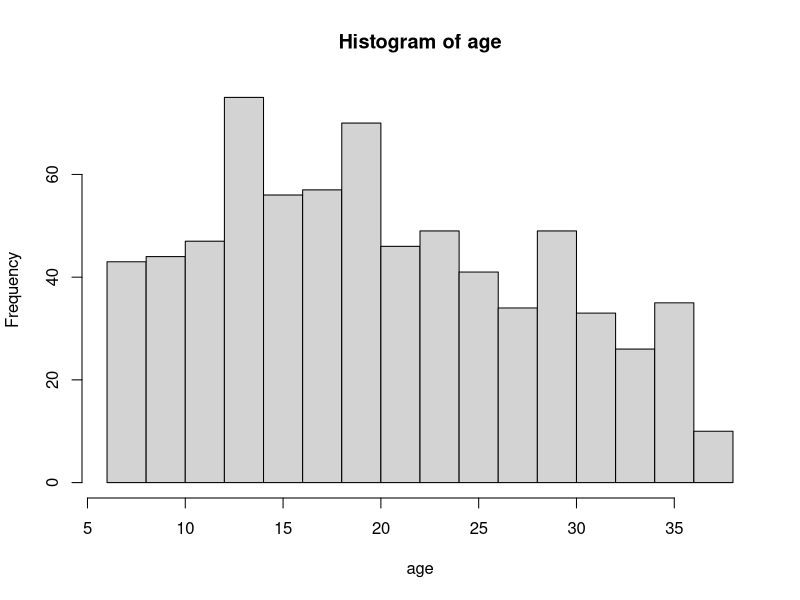
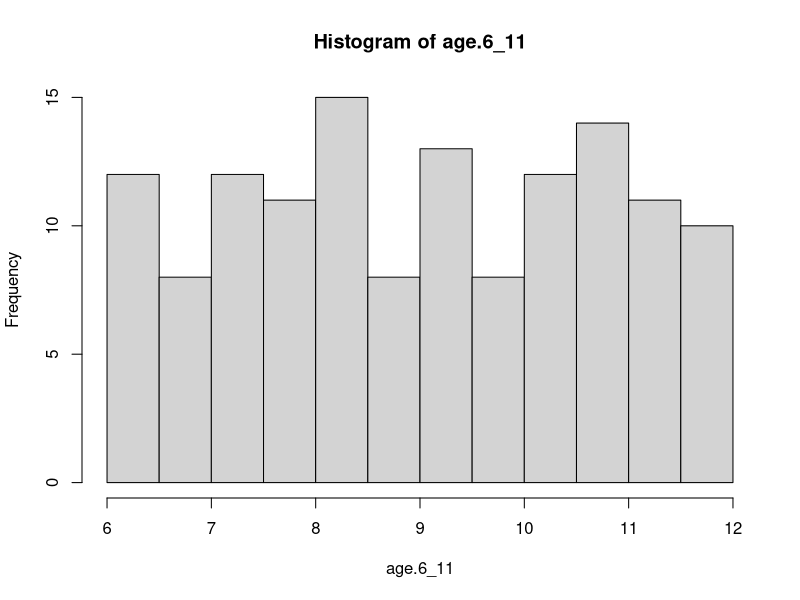
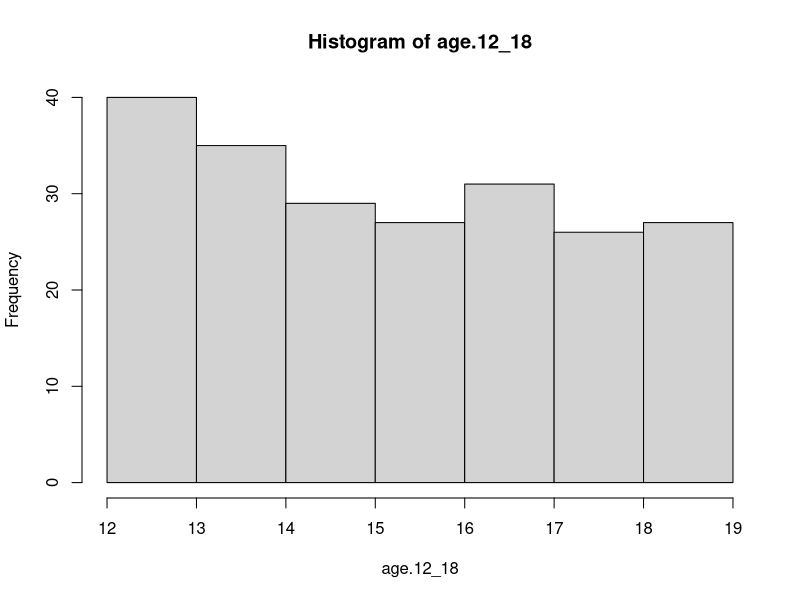
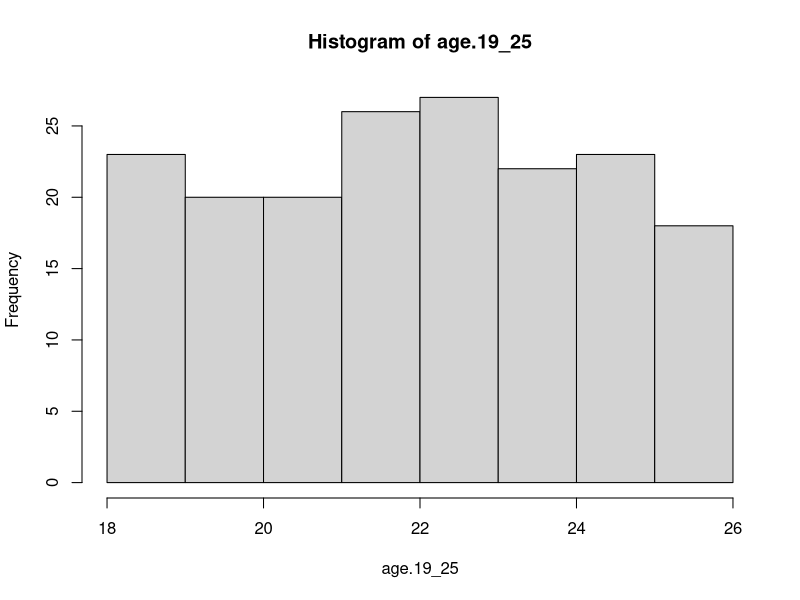
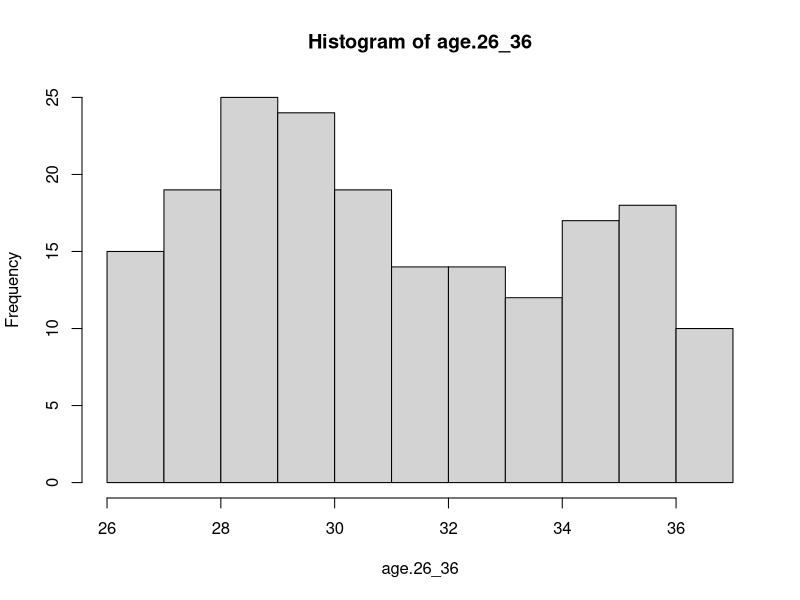
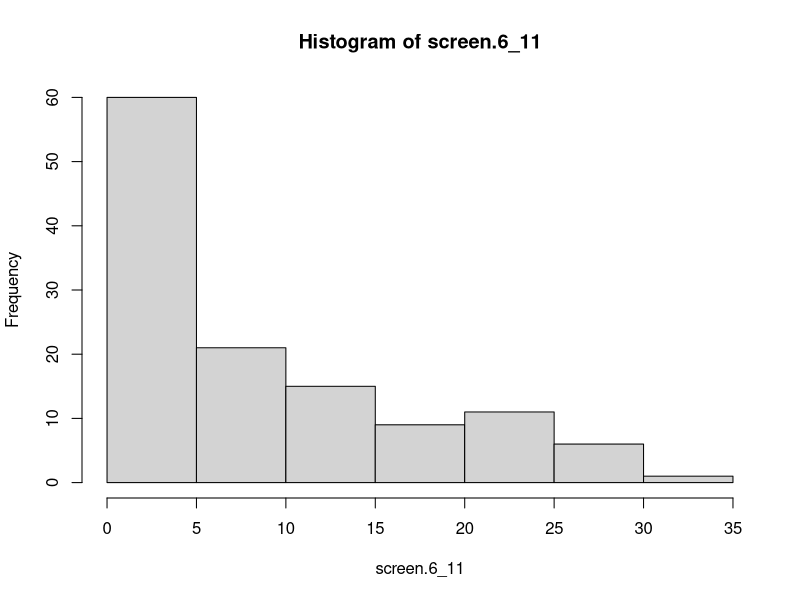
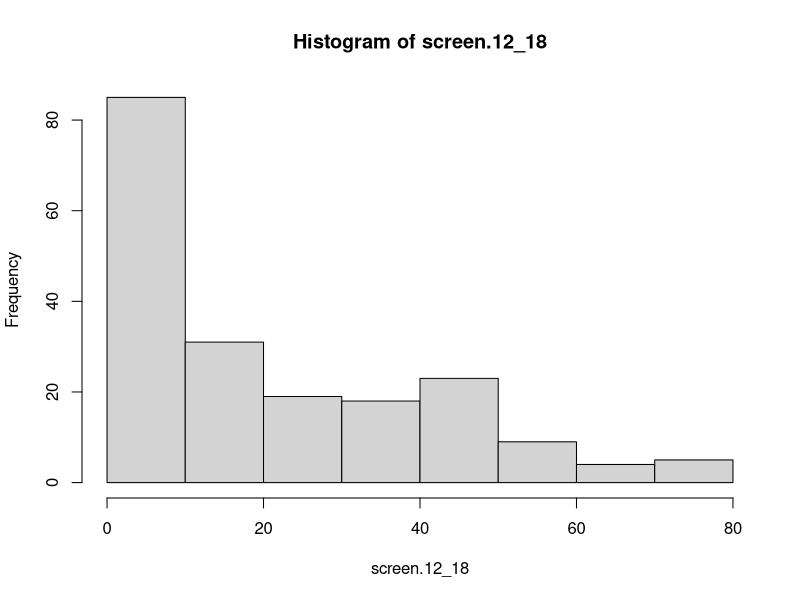
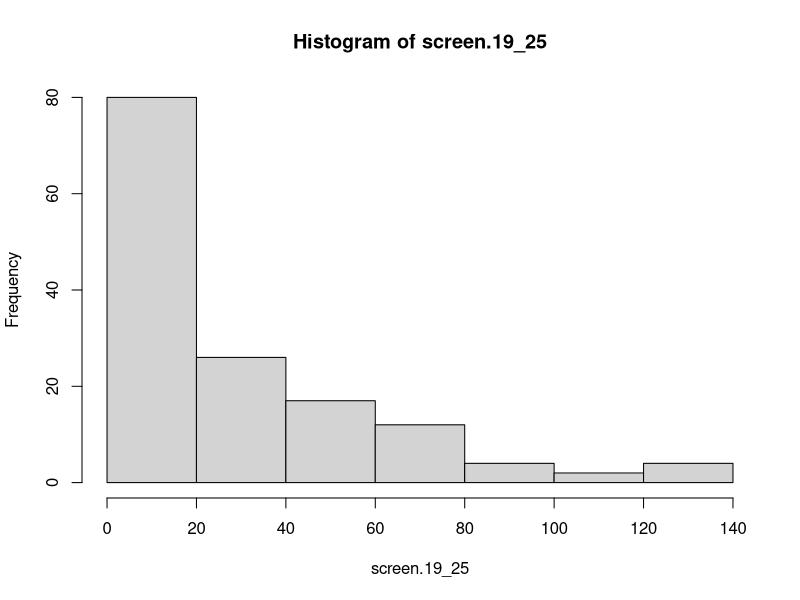

These charts were generated, in order, by the following R code:
## ---- chunk 1
knitr::opts_chunk$set(echo = TRUE)
require(truncnorm)
## ---- chunk 2
total.n <- 715

total.n.6_11 <- 134
total.n.12_18 <- 215
total.n.19_25 <- 179
total.n.26_36 <- 187

# N values for each age group in touchscreen use feature
screen.n.6_11 <- 123
screen.n.12_18 <- 194
screen.n.19_25 <- 145
screen.n.26_36 <- 151

# N values for each age group in background tv feature
tv.n.6_11 <- 123
tv.n.12_18 <- 194
tv.n.19_25 <- 145
tv.n.26_36 <- 151

## ---- chunk 3
screen.mean.6_11 <- 8.53
screen.mean.12_18 <- 18.80
screen.mean.19_25 <- 25.18
screen.mean.26_36 <- 44.11

screen.sd.6_11 <- 15.54
screen.sd.12_18 <- 36.83
screen.sd.19_25 <- 37.46
screen.sd.26_36 <- 47.75
## ---- chunk 4
onset.n.6_11 <- 116
onset.n.12_18 <- 177
onset.n.19_25 <- 131
onset.n.26_36 <- 130

onset.sd.6_11 <- 23.69
onset.sd.12_18 <- 16.53
onset.sd.19_25 <- 16.97
onset.sd.26_36 <- 27.86

onset.mean.6_11 <- 22.80
onset.mean.12_18 <- 21.54
onset.mean.19_25 <- 22.22
onset.mean.26_36 <- 29.34


## ---- chunk 5
age.6_11 <- runif(n=total.n.6_11, min = 6, max = 11.9)
sd(age.6_11)
# sim sd: ~ 1.7
# original sd: 1.82
age.12_18 <- runif(n=total.n.12_18, min = 12, max = 18.9)
sd(age.12_18)
# sim sd: ~ 2.0
# original sd: 2.19

age.19_25 <- runif(n=total.n.19_25, min = 18, max = 25.9)
sd(age.19_25)
# sim sd: ~ 2.4
# original sd: 2.07

age.26_36 <- rnorm(n=total.n.26_36, mean=30.64, sd=3.07)
age.26_36 <- runif(n=total.n.26_36, min = 26, max = 36.9)
sd(age.26_36)
# sim sd: ~ 3.1
# original sd: 3.07


age <- c(age.6_11, age.12_18, age.19_25, age.26_36)
sd(age)
# sim sd: ~ 8.6
# original sd: 8.26

hist(age)
hist(age.6_11)
hist(age.12_18)
hist(age.19_25)
hist(age.26_36)


# vectors with imputed data for future simulation needs

impute.age.6_11 <- replace(age.6_11, is.na(age.6_11), 
                              mean(age.6_11, na.rm=TRUE))
impute.age.12_18 <- replace(age.12_18, is.na(age.12_18), 
                               mean(age.12_18, na.rm=TRUE))
impute.age.19_25 <- replace(age.19_25, is.na(age.19_25), 
                               mean(age.19_25, na.rm=TRUE))
impute.age.26_36 <- replace(age.26_36, is.na(age.26_36), 
                               mean(age.26_36, na.rm=TRUE))



## ---- chunk 6
# set.seed(0)

screen.6_11 <- (0.7)* rnorm(n=total.n.6_11, mean=(screen.mean.6_11-2.5), sd=screen.sd.6_11) + 
                (0.3)* rnorm(n=total.n.6_11, mean=3, sd=5)
screen.6_11 <- replace(screen.6_11, screen.6_11<0, 0)
screen.6_11[sample(1:length(screen.6_11), 
                   size = (total.n.6_11-screen.n.6_11), replace = FALSE)] <- NA
hist(screen.6_11)
sd(screen.6_11, na.rm = TRUE)
mean(screen.6_11, na.rm = TRUE)
# Sim mean typically hovers between 6.5-8.5
# Original mean: 7.53

# set.seed(0)
screen.12_18 <- (0.7)* rnorm(n=total.n.12_18, mean=(screen.mean.12_18-4), sd=screen.sd.12_18) + 
  (0.3)* rnorm(n=total.n.12_18, mean=10, sd=10)
screen.12_18 <- replace(screen.12_18, screen.12_18<0, 0)
screen.12_18[sample(1:length(screen.12_18), 
                    size = (total.n.12_18-screen.n.12_18), replace = FALSE)] <- NA
hist(screen.12_18)
sd(screen.12_18, na.rm = TRUE)
mean(screen.12_18, na.rm = TRUE)
# Sim mean typically hovers between 17-19.5
# Original mean: 18.8

# set.seed(0)
screen.19_25 <- (0.7)* rnorm(n=total.n.19_25, mean=(screen.mean.19_25-7), sd=screen.sd.19_25) + 
  (0.3)* rnorm(n=total.n.19_25, mean=15, sd=10)
screen.19_25 <- rnorm(n=total.n.19_25, mean=(25.18-7), sd=37.46)
screen.19_25 <- replace(screen.19_25, screen.19_25<0, 0)
screen.19_25[sample(1:length(screen.19_25), 
                    size = (total.n.19_25-screen.n.19_25), replace = FALSE)] <- NA
hist(screen.19_25)
sd(screen.19_25, na.rm = TRUE)
mean(screen.19_25, na.rm = TRUE)
# Final mean typically hovers between 24-28
# Original mean: 25.18

# set.seed(0)
screen.26_36 <- (0.7)* rnorm(n=total.n.26_36, mean=(screen.mean.26_36), sd=screen.sd.26_36) + 
  (0.3)* rnorm(n=total.n.26_36, mean=40, sd=10)
screen.26_36 <- replace(screen.26_36, screen.26_36<0, 0)
screen.26_36[sample(1:length(screen.26_36), 
                    size = (total.n.26_36-screen.n.26_36), replace = FALSE)] <- NA
hist(screen.26_36)
sd(screen.26_36, na.rm = TRUE)
mean(screen.26_36, na.rm = TRUE)
# Final mean typically hovers between 41-48
# Original mean: 44.11

hist(screen.6_11)
hist(screen.12_18)
hist(screen.19_25)
hist(screen.26_36)

screentime <- c(screen.6_11, screen.12_18, screen.19_25, screen.26_36)
hist(screentime)

# vectors with imputed data for future simulation needs
impute_screen.6_11 <- replace(screen.6_11, is.na(screen.6_11), 
                              mean(screen.6_11, na.rm=TRUE))
impute_screen.12_18 <- replace(screen.12_18, is.na(screen.12_18), 
                               mean(screen.12_18, na.rm=TRUE))
impute_screen.19_25 <- replace(screen.19_25, is.na(screen.19_25), 
                               mean(screen.19_25, na.rm=TRUE))
impute_screen.26_36 <- replace(screen.26_36, is.na(screen.26_36), 
                               mean(screen.26_36, na.rm=TRUE))

## ---- chunk 7
sex.6_11 <- rep(x = "Female", times = total.n.6_11)
sex.6_11[sample(1:length(sex.6_11), size=ceiling(total.n.6_11*0.5149), 
                replace = FALSE)] <- "Male"

sex.12_18 <- rep(x = "Female", times = total.n.12_18)
sex.12_18[sample(1:length(sex.12_18), size=ceiling(total.n.12_18*0.5302), 
                 replace = FALSE)] <- "Male"


sex.19_25 <- rep(x = "Female", times = total.n.19_25)
sex.19_25[sample(1:length(sex.19_25), size=ceiling(total.n.19_25*0.5587), 
                 replace = FALSE)] <- "Male"


sex.26_36 <- rep(x = "Female", times = total.n.26_36)
sex.26_36[sample(1:length(sex.26_36), size=ceiling(total.n.26_36*0.5134), 
               replace = FALSE)] <- "Male"

sex <- c(sex.6_11, sex.12_18, sex.19_25, sex.26_36)

## ---- chunk 8
# N values for each age group
tv.n.6_11 <- 123
tv.n.12_18 <- 194
tv.n.19_25 <- 145
tv.n.26_36 <- 151

# Screen values for each age group

tv_sd.6_11 <- 186.08
tv_sd.12_18 <- 172.70
tv_sd.19_25 <- 162.99
tv_sd.26_36 <-183.24

tv_mean.6_11 <- 209.72
tv_mean.12_18 <- 189.62
tv_mean.19_25 <- 187.00
tv_mean.26_36 <- 219.01

# Ratio balues for each age group
tv_screen.ratio.all <- 200.27/24.45
tv_screen.ratio.6_11 <- 209.72/8.53
tv_screen.ratio.12_18 <- 189.62/18.80
tv_screen.ratio.19_25 <- 187.00/25.18
tv_screen.ratio.26_36 <- 219.01/44.11



tv.6_11 <- (0.6)*(impute_screen.6_11 * tv_screen.ratio.6_11) + 
  (0.4)*(tv_mean.6_11 + rnorm(tv.n.6_11, sd=tv_sd.6_11))
tv.6_11[sample(1:length(tv.6_11), size=(total.n.6_11-tv.n.6_11), 
               replace = FALSE)] <- NA
tv.6_11 <- replace(tv.6_11, tv.6_11<0, 0)
hist(tv.6_11)
mean(tv.6_11, na.rm=TRUE)
# Sim mean hovers between: 199-211
# Original mean: 209.72


tv.12_18 <- (0.6)*(impute_screen.12_18 * tv_screen.ratio.12_18) + 
  (0.4)*(tv_mean.12_18 + rnorm(tv.n.12_18, sd=tv_sd.12_18))
tv.12_18[sample(1:length(tv.12_18), size=(total.n.12_18-tv.n.12_18), 
                replace = FALSE)] <- NA
tv.12_18 <- replace(tv.12_18, tv.12_18<0, 0)
hist(tv.12_18)
mean(tv.12_18, na.rm=TRUE)
# Sim mean hovers between: 185-196
# Original mean: 189.62


tv.19_25 <- (0.6)*(impute_screen.19_25 * tv_screen.ratio.19_25) + 
  (0.4)*(tv_mean.19_25 + rnorm(tv.n.19_25, sd=tv_sd.19_25))
tv.19_25[sample(1:length(tv.19_25), size=(total.n.19_25-tv.n.19_25), 
                replace = FALSE)] <- NA
tv.19_25 <- replace(tv.19_25, tv.19_25<0, 0)
hist(tv.19_25)
mean(tv.19_25, na.rm=TRUE)
# Sim mean hovers between: 175-195
# Original mean: 187.00

tv.26_36 <- (0.6)*(impute_screen.26_36 * tv_screen.ratio.26_36) + 
  (0.4)*(tv_mean.26_36 + rnorm(tv.n.26_36, mean=-10, sd=tv_sd.26_36))
tv.26_36[sample(1:length(tv.26_36), size=(total.n.26_36-tv.n.26_36), 
                replace = FALSE)] <- NA
tv.26_36 <- replace(tv.26_36, tv.26_36<0, 0)
mean(tv.26_36, na.rm=TRUE)
# Sim mean hovers between: 215-225
# Original mean: 219.01


tv <- c(tv.6_11, tv.12_18, tv.19_25, tv.26_36)
hist(tv)

## ---- chunk 9


# Overall values for each age group
ntsleep.n.6_11 <- 116
ntsleep.n.12_18 <- 176
ntsleep.n.19_25 <- 132
ntsleep.n.26_36 <- 130

ntsleep.sd.6_11 <- 64.81
ntsleep.sd.12_18 <- 50.13
ntsleep.sd.19_25 <- 60.12
ntsleep.sd.26_36 <-61.81

ntsleep.mean.6_11 <- 637.24
ntsleep.mean.12_18 <- 647.24
ntsleep.mean.19_25 <- 651.25
ntsleep.mean.26_36 <- 643.21


# Ratio values for each age group
ntsleep_screen_ratio.6_11 <- ntsleep.mean.6_11/screen.mean.6_11
ntsleep_screen_ratio.12_18 <- ntsleep.mean.12_18/screen.mean.12_18
ntsleep_screen_ratio.19_25 <- ntsleep.mean.19_25/screen.mean.19_25
ntsleep_screen_ratio.26_36 <- ntsleep.mean.26_36/screen.mean.26_36

ntsleep.6_11 <- rtruncnorm(n=total.n.6_11, a=(ntsleep.mean.6_11-ntsleep.sd.6_11*2), 
                            b=(ntsleep.mean.6_11+ntsleep.sd.6_11*3),
                            mean=ntsleep.mean.6_11+50,
                            sd=ntsleep.sd.6_11) - 
                0.08*(impute_screen.6_11 * ntsleep_screen_ratio.6_11)
ntsleep.6_11[sample(1:length(ntsleep.6_11), size=(total.n.6_11-ntsleep.n.6_11), 
               replace = FALSE)] <- NA
hist(ntsleep.6_11)
mean(ntsleep.6_11, na.rm=TRUE)
# Sim mean hovers around: 632-643
# Original mean: 637.24

ntsleep.12_18 <- rtruncnorm(n=total.n.12_18, a=(ntsleep.mean.12_18-ntsleep.sd.12_18*2), 
                           b=(ntsleep.mean.12_18+ntsleep.sd.12_18*3),
                           mean=ntsleep.mean.12_18+60,
                           sd=ntsleep.sd.12_18) - 
                0.08*(impute_screen.12_18 * ntsleep_screen_ratio.12_18)
ntsleep.12_18[sample(1:length(ntsleep.12_18), size=(total.n.12_18-ntsleep.n.12_18), 
                    replace = FALSE)] <- NA
hist(ntsleep.12_18)
mean(ntsleep.12_18, na.rm=TRUE)
# Sim mean hovers around: 639-656
# Original mean: 647.24


ntsleep.19_25 <- rtruncnorm(n=total.n.19_25, a=(ntsleep.mean.19_25-ntsleep.sd.19_25*2), 
                            b=(ntsleep.mean.19_25+ntsleep.sd.19_25*3),
                            mean=ntsleep.mean.19_25+50,
                            sd=ntsleep.sd.19_25) - 
                0.08*(impute_screen.19_25 * ntsleep_screen_ratio.19_25)
ntsleep.19_25[sample(1:length(ntsleep.19_25), size=(total.n.19_25-ntsleep.n.19_25), 
                     replace = FALSE)] <- NA
hist(ntsleep.19_25)
mean(ntsleep.19_25, na.rm=TRUE)
# Sim mean hovers between: 641-658
# Original mean: 651.25

ntsleep.26_36 <- rtruncnorm(n=total.n.26_36, a=(ntsleep.mean.26_36-ntsleep.sd.26_36*2), 
                            b=(ntsleep.mean.26_36+ntsleep.sd.26_36*3),
                            mean=ntsleep.mean.26_36+56,
                            sd=ntsleep.sd.26_36) - 
  0.08*(impute_screen.26_36 * ntsleep_screen_ratio.26_36)
ntsleep.26_36[sample(1:length(ntsleep.26_36), size=(total.n.26_36-ntsleep.n.26_36), 
                     replace = FALSE)] <- NA
hist(ntsleep.26_36)
mean(ntsleep.26_36, na.rm=TRUE)
# Sim mean hovers around: 638-651
# Original mean: 643.21


ntsleep <- c(ntsleep.6_11, ntsleep.12_18, ntsleep.19_25, ntsleep.26_36)
hist(ntsleep)


## ---- chunk 10

# Overall values for each age group
daysleep.n.6_11 <- 116
daysleep.n.12_18 <- 176
daysleep.n.19_25 <- 132
daysleep.n.26_36 <- 126

daysleep.sd.6_11 <- 47.27
daysleep.sd.12_18 <- 38.40
daysleep.sd.19_25 <- 40.28
daysleep.sd.26_36 <- 53.20

daysleep.mean.6_11 <- 139.05
daysleep.mean.12_18 <- 122.47
daysleep.mean.19_25 <- 100.57
daysleep.mean.26_36 <- 68.25


# Ratio values for each age group
daysleep.screen_ratio.6_11 <- daysleep.mean.6_11/screen.mean.6_11
daysleep.screen_ratio.12_18 <- daysleep.mean.12_18/screen.mean.12_18
daysleep.screen_ratio.19_25 <- daysleep.mean.19_25/screen.mean.19_25
daysleep.screen_ratio.26_36 <- daysleep.mean.26_36/screen.mean.26_36


daysleep.6_11 <- rtruncnorm(n=total.n.6_11, a=(daysleep.mean.6_11-daysleep.sd.6_11*3), 
                            b=(daysleep.mean.6_11+daysleep.sd.6_11*2),
                            mean=daysleep.mean.6_11-5,
                            sd=daysleep.sd.6_11) + 
            0.05*(impute_screen.6_11 * daysleep.screen_ratio.6_11)
daysleep.6_11[sample(1:length(daysleep.6_11), size=(total.n.6_11-daysleep.n.6_11),
                    replace = FALSE)] <- NA
daysleep.6_11 <- replace(daysleep.6_11, daysleep.6_11<0, 0)
mean(daysleep.6_11, na.rm = TRUE)
# Simulated mean hovers around: 128-144
# Original mean: 139.05


daysleep.12_18 <- rtruncnorm(n=total.n.12_18, a=(daysleep.mean.12_18-daysleep.sd.12_18*3), 
                            b=(daysleep.mean.12_18+daysleep.sd.12_18*2),
                            mean=daysleep.mean.12_18-5,
                            sd=daysleep.sd.12_18) + 
  0.05*(impute_screen.12_18 * daysleep.screen_ratio.12_18)
daysleep.12_18[sample(1:length(daysleep.12_18), size=(total.n.12_18-daysleep.n.12_18),
                     replace = FALSE)] <- NA
daysleep.12_18 <- replace(daysleep.12_18, daysleep.12_18<0, 0)
mean(daysleep.12_18, na.rm = TRUE)
# Simulated mean hovers around: 120-125
# Original mean: 122.47


daysleep.19_25 <- rtruncnorm(n=total.n.19_25, a=(daysleep.mean.19_25-daysleep.sd.19_25*3), 
                             b=(daysleep.mean.19_25+daysleep.sd.19_25*2),
                             mean=daysleep.mean.19_25-5,
                             sd=daysleep.sd.19_25) + 
  0.05*(impute_screen.19_25 * daysleep.screen_ratio.19_25)
daysleep.19_25[sample(1:length(daysleep.19_25), size=(total.n.19_25-daysleep.n.19_25),
                     replace = FALSE)] <- NA
daysleep.19_25 <- replace(daysleep.19_25, daysleep.19_25<0, 0)
mean(daysleep.19_25, na.rm = TRUE)
# Simulated mean hovers around: 97-102
# Original mean: 100.57


daysleep.26_36 <- rtruncnorm(n=total.n.26_36, a=(daysleep.mean.26_36-daysleep.sd.26_36*3), 
                             b=(daysleep.mean.26_36+daysleep.sd.26_36*2),
                             mean=daysleep.mean.26_36-4,
                             sd=daysleep.sd.26_36) + 
  0.05*(impute_screen.26_36 * daysleep.screen_ratio.26_36)
daysleep.26_36[sample(1:length(daysleep.26_36), size=(total.n.26_36-daysleep.n.26_36),
                     replace = FALSE)] <- NA
daysleep.26_36 <- replace(daysleep.26_36, daysleep.26_36<0, 0)
mean(daysleep.26_36, na.rm = TRUE)
# Simulated mean hovers around: 59-78
# Original mean: 68.25


daysleep <- c(daysleep.6_11, daysleep.12_18, daysleep.19_25, daysleep.26_36)
hist(daysleep)
mean(daysleep, na.rm=TRUE)
# Simulated mean: 106.32
# Original mean: 108.29


## ---- chunk 11

totalsleep <- ntsleep+daysleep

## ---- chunk 12

# Age means 
age.mean.6_11 <- 8.99
age.mean.12_18 <- 14.40
age.mean.19_25 <- 21.94
age.mean.26_36 <- 30.64


# Overall values for each age group

wake.n.6_11 <- 116
wake.n.12_18 <- 177
wake.n.19_25 <- 133
wake.n.26_36 <- 130

wake.sd.6_11 <- 1.73
wake.sd.12_18 <- 1.33
wake.sd.19_25 <- 1.01
wake.sd.26_36 <- 0.81

wake.mean.6_11 <- 2
wake.mean.12_18 <- 1.29
wake.mean.19_25 <- 0.91
wake.mean.26_36 <- 0.58


# Ratio values for each age group
wake.age_ratio.6_11 <- wake.mean.6_11/age.mean.6_11
wake.age_ratio.12_18 <- wake.mean.12_18/age.mean.12_18
wake.age_ratio.19_25 <- wake.mean.19_25/age.mean.19_25
wake.age_ratio.26_36 <- wake.mean.26_36/age.mean.26_36


wake.6_11 <- floor(rtruncnorm(n=total.n.6_11, a=(wake.mean.6_11-wake.sd.6_11*2), 
                            b=(wake.mean.6_11+wake.sd.6_11*3),
                            mean=wake.mean.6_11+0.75,
                            sd=wake.sd.6_11) - 
                  0.15*(impute.age.6_11 * wake.age_ratio.6_11))
wake.6_11[sample(1:length(wake.6_11), size=(total.n.6_11-wake.n.6_11),
                     replace = FALSE)] <- NA
wake.6_11 <- replace(wake.6_11, wake.6_11<0, 0)
mean(wake.6_11, na.rm = TRUE)
# Simulated mean hovers around: 1.75-2.19
# Original mean: 2


wake.12_18 <- floor(rtruncnorm(n=total.n.12_18, a=(wake.mean.12_18-wake.sd.12_18*2), 
                              b=(wake.mean.12_18+wake.sd.12_18*3),
                              mean=wake.mean.12_18+0.6,
                              sd=wake.sd.12_18) - 
                     0.15*(impute.age.12_18 * wake.age_ratio.12_18))
wake.12_18[sample(1:length(wake.12_18), size=(total.n.12_18-wake.n.12_18),
                      replace = FALSE)] <- NA
wake.12_18 <- replace(wake.12_18, wake.12_18<0, 0)
mean(wake.12_18, na.rm = TRUE)
# Simulated mean hovers around: 1.23-1.37
# Original mean: 1.29


wake.19_25 <- floor(rtruncnorm(n=total.n.19_25, a=(wake.mean.19_25-wake.sd.19_25*2), 
                               b=(wake.mean.19_25+wake.sd.19_25*3),
                               mean=wake.mean.19_25+0.55,
                               sd=wake.sd.19_25) - 
                      0.15*(impute.age.19_25 * wake.age_ratio.19_25))
wake.19_25[sample(1:length(wake.19_25), size=(total.n.19_25-wake.n.19_25),
                      replace = FALSE)] <- NA
wake.19_25 <- replace(wake.19_25, wake.19_25<0, 0)
mean(wake.19_25, na.rm = TRUE)
# Simulated mean hovers around: 0.85-1.06
# Original mean: 0.91


wake.26_36 <- floor(rtruncnorm(n=total.n.26_36, a=(wake.mean.26_36-wake.sd.26_36*2), 
                               b=(wake.mean.26_36+wake.sd.26_36*3),
                               mean=wake.mean.26_36+0.55,
                               sd=wake.sd.26_36) - 
                      0.15*(impute.age.26_36 * wake.age_ratio.26_36))
wake.26_36[sample(1:length(wake.26_36), size=(total.n.26_36-wake.n.26_36),
                      replace = FALSE)] <- NA
wake.26_36 <- replace(wake.26_36, wake.26_36<0, 0)
mean(wake.26_36, na.rm = TRUE)
# Simulated mean hovers around: 0.53-0.67
# Original mean: 0.58


wake <- c(wake.6_11, wake.12_18, wake.19_25, wake.26_36)
mean(wake, na.rm=TRUE)
# Sim mean: 1.23
# Original mean: 1.17

## ---- chunk 13


# Ratio values for each age group
onset.screen_ratio.6_11 <- onset.mean.6_11/screen.mean.6_11
onset.screen_ratio.12_18 <- onset.mean.12_18/screen.mean.12_18
onset.screen_ratio.19_25 <- onset.mean.19_25/screen.mean.19_25
onset.screen_ratio.26_36 <- onset.mean.26_36/screen.mean.26_36



onset.6_11 <- rtruncnorm(n=total.n.6_11, a=(onset.mean.6_11-onset.sd.6_11*3), 
                            b=(onset.mean.6_11+onset.sd.6_11*2),
                            mean=onset.mean.6_11-5,
                            sd=onset.sd.6_11) + 
  0.07*(impute_screen.6_11 * onset.screen_ratio.6_11)
onset.6_11[sample(1:length(onset.6_11), size=(total.n.6_11-onset.n.6_11),
                     replace = FALSE)] <- NA
onset.6_11 <- replace(onset.6_11, onset.6_11<0, 0)
mean(onset.6_11, na.rm = TRUE)
# Simulated mean hovers around: 19.5-23.5
# Original mean: 22.8


onset.12_18 <- rtruncnorm(n=total.n.12_18, a=(onset.mean.12_18-onset.sd.12_18*3), 
                         b=(onset.mean.12_18+onset.sd.12_18*2),
                         mean=onset.mean.12_18-3,
                         sd=onset.sd.12_18) + 
  0.07*(impute_screen.12_18 * onset.screen_ratio.12_18)
onset.12_18[sample(1:length(onset.12_18), size=(total.n.12_18-onset.n.12_18),
                      replace = FALSE)] <- NA
onset.12_18 <- replace(onset.12_18, onset.12_18<0, 0)
mean(onset.12_18, na.rm = TRUE)
# Simulated mean hovers around: 19.5-22.5
# Original mean: 21.54


onset.19_25 <- rtruncnorm(n=total.n.19_25, a=(onset.mean.19_25-onset.sd.19_25*3), 
                         b=(onset.mean.19_25+onset.sd.19_25*2),
                         mean=onset.mean.19_25-1.5,
                         sd=onset.sd.19_25) + 
  0.07*(impute_screen.19_25 * onset.screen_ratio.19_25)
onset.19_25[sample(1:length(onset.19_25), size=(total.n.19_25-onset.n.19_25),
                      replace = FALSE)] <- NA
onset.19_25 <- replace(onset.19_25, onset.19_25<0, 0)
mean(onset.19_25, na.rm = TRUE)
# Simulated mean hovers around: 20-24
# Original mean: 22.22


onset.26_36 <- rtruncnorm(n=total.n.26_36, a=(onset.mean.26_36-onset.sd.26_36*3), 
                         b=(onset.mean.26_36+onset.sd.26_36*2),
                         mean=onset.mean.26_36-3.5,
                         sd=onset.sd.26_36) + 
  0.07*(impute_screen.26_36 * onset.screen_ratio.26_36)
onset.26_36[sample(1:length(onset.26_36), size=(total.n.26_36-onset.n.26_36),
                      replace = FALSE)] <- NA
onset.26_36 <- replace(onset.26_36, onset.26_36<0, 0)
mean(onset.26_36, na.rm = TRUE)
# Simulated mean hovers around: 27-32
# Original mean: 29.34


onset <- c(onset.6_11, onset.12_18, onset.19_25, onset.26_36)
mean(onset, na.rm=TRUE)
# Simulated mean: 23.16
# Original mean: 23.79

## ---- chunk 14
shapiro.test(age)
shapiro.test(tv)
shapiro.test(screentime)
shapiro.test(ntsleep)
shapiro.test(daysleep)
shapiro.test(wake)
shapiro.test(onset)
